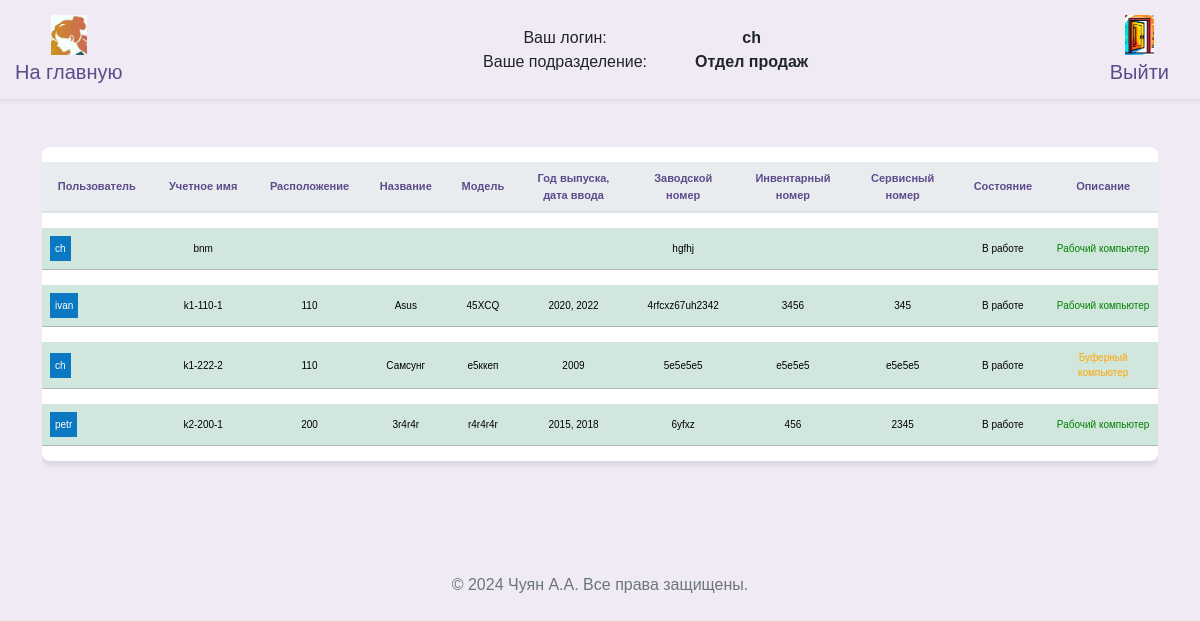
Before: /arms_guest (signed in) with the older database file.
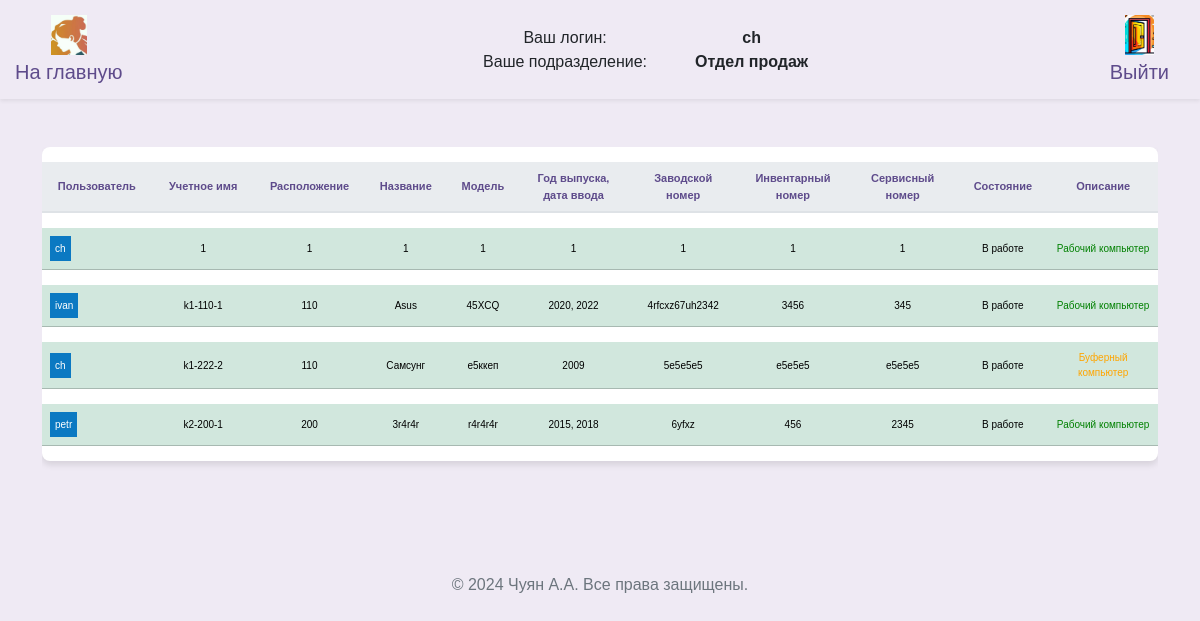
After: the same page with the newer database file.
### src/database/models.py (models this page shows, shortened)
class Worker(Base):
    __tablename__ = "worker"
    id = Column(Integer, primary_key=True)
    role = Column(Enum(Role), default=Role.guest)
    fio = Column(String)
    name = Column(String, unique=True)
    password = Column(String)
    department = Column(String)
    position = Column(String)
    description = Column(String, default=None)
    conn_worker_arm = relationship(
        "Arm", back_populates="conn_arm_worker"
    )

class Arm(Base):
    __tablename__ = "arm"
    id = Column(Integer, primary_key=True)
    title = Column(String, unique=True)
    department_arm = Column(String)
    location = Column(String)
    name = Column(String)
    model = Column(String)
    release = Column(String)
    num_serial = Column(String)
    num_invent = Column(String)
    num_service = Column(String)
    price = Column(String)
    formular = Column(String)
    state = Column(String)
    description = Column(String, default=None)
    description2 = Column(String, default=None)
    description3 = Column(String, default=None)
    id_worker = Column(Integer, ForeignKey("worker.id"), default=1)
    conn_arm_worker = relationship(
        "Worker", back_populates="conn_worker_arm"
    )

### src/frontend/router.py (the view)
@router.get("/arms")
async def get_arms(
    request: Request,
    worker: Worker = Depends(get_worker_or_redirect),
    session: AsyncSession = Depends(get_session),
):
    data = await CRUDArm.get_all_arm_sorted(session)
    data_worker = await CRUDWorker.get_all(session)
    return templates.TemplateResponse(
        "arms/index.html",
        {"request": request, "worker": worker, "data": data, "data_worker": data_worker},
    )

### src/frontend/template/guest/arms.html (shortened to what this page needs)
{% extends "base/base.html" %}
{% block content %}
<head>
</head>
<div class="row">
  <div class="col-12">
    <div class="table-responsive">
      <table class="table table-hover table-shadow table-rounded">
        <thead>
          <tr>
            <th scope="col" >Пользователь</th>
            <th scope="col" >Учетное имя</th>
            <th scope="col" >Расположение</th>
            <th scope="col" >Название</th>
            <th scope="col" >Модель</th>
            <th scope="col" >Год выпуска, дата ввода</th>
            <th scope="col" >Заводской номер</th>
            <th scope="col" >Инвентарный номер</th>
            <th scope="col" >Сервисный номер</th>
            <th scope="col" >Состояние</th>
            <th scope="col" >Описание</th>
          </tr>
        </thead>
        <tbody class="text-center">
          {% for tuple in data %}
            {% set object = tuple %}
              {% if object.department_arm == worker.department %}
                {% for tuple2 in data_worker %}
                  {% if tuple2.id == object.id_worker %}
                    {% set varUserName = tuple2.name %}
                    {% set varUserId = tuple2.id %}
                    <tr class="table-success">
                      <td>
                        <div style="display: flex;">
                          <span style="padding: 5px;
                            {% if varUserName == 'Нет пользователя' %}
                              background-color: #ff0000;
                            {% else %}
                              background-color: #0b79c2;
                            {% endif %}
                            color: white;">
                            {{varUserName}}
                          </span>
                        </div>
                      </td>
                      <td>{{ object.title }}</td>
                      <td>{{ object.location }}</td>
                      <td>{{ object.name }}</td>
                      <td>{{ object.model }}</td>
                      <td>{{ object.release }}</td>
                      <td>{{ object.num_serial }}</td>
                      <td>{{ object.num_invent }}</td>
                      <td>{{ object.num_service }}</td>
                      <td>{{ object.state }}</td>
                      <td {% if object.description == "Буферный компьютер" %}style="color: orange;"{% elif object.description == "Абонентский терминал" %}style="color: blue;"{% elif object.description == "Рабочий компьютер" %}style="color: green;"{% endif %}>{{ object.description }}</td>
                    </tr>
                {% endif %}
              {% endfor %}
            {% endif %}
          {% endfor %}
        </tbody>
      </table>
    </div>
  </div>
</div>
{% endblock %}

### src/frontend/template/base/nav.html (shortened to what this page needs)
<nav class="navbar navbar-expand-lg navbar-light shadow-sm">
  <div class="container-fluid d-flex justify-content-between align-items-center">
    <a class="navbar-brand" href="/">
      <img src="/frontend/assets/img/logo_min.jpg" alt="Педагог Logo" id="brand-logo" style="max-height: 40px;">
      <span>На главную</span>
    </a>
    <div class="user-info">
      <div class="d-flex align-items-center">
        <span class="label">Ваш логин:</span>
        <span class="value">{{ worker.name }}</span>
      </div>
      <div class="d-flex align-items-center">
        <span class="label">Ваше подразделение:</span>
        <span class="value">{{ worker.department }}</span>
      </div>
    </div>
    <a class="navbar-brand" href="/logout">
      <img src="/frontend/assets/img/icon_exit.jpg" alt="Выход" id="exit" style="max-height: 40px;">
      <span>Выйти</span>
    </a>
  </div>
</nav>

Changed rows visible on the page:
removed Arm: title "bnm", num_serial "hgfhj", state "В работе", description "Рабочий компьютер", Worker (name "ch")
added Arm: title "1", location "1", name "1", model "1", release "1", num_serial "1", num_invent "1", num_service "1", state "В работе", description "Рабочий компьютер", Worker (name "ch")
